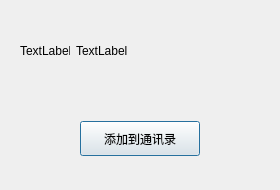
<?xml version="1.0" encoding="UTF-8"?>
<ui version="4.0">
 <class>FindSuccessDlg</class>
 <widget class="QDialog" name="FindSuccessDlg">
  <property name="geometry">
   <rect>
    <x>0</x>
    <y>0</y>
    <width>280</width>
    <height>190</height>
   </rect>
  </property>
  <property name="minimumSize">
   <size>
    <width>280</width>
    <height>190</height>
   </size>
  </property>
  <property name="maximumSize">
   <size>
    <width>280</width>
    <height>190</height>
   </size>
  </property>
  <property name="windowTitle">
   <string>Dialog</string>
  </property>
  <layout class="QVBoxLayout" name="verticalLayout">
   <item>
    <widget class="QWidget" name="widget" native="true">
     <layout class="QGridLayout" name="gridLayout">
      <item row="0" column="0">
       <widget class="QLabel" name="head_lb">
        <property name="minimumSize">
         <size>
          <width>50</width>
          <height>50</height>
         </size>
        </property>
        <property name="maximumSize">
         <size>
          <width>50</width>
          <height>50</height>
         </size>
        </property>
        <property name="text">
         <string>TextLabel</string>
        </property>
       </widget>
      </item>
      <item row="0" column="1">
       <widget class="QLabel" name="name_lb">
        <property name="text">
         <string>TextLabel</string>
        </property>
       </widget>
      </item>
      <item row="0" column="2">
       <spacer name="horizontalSpacer">
        <property name="orientation">
         <enum>Qt::Orientation::Horizontal</enum>
        </property>
        <property name="sizeHint" stdset="0">
         <size>
          <width>155</width>
          <height>20</height>
         </size>
        </property>
       </spacer>
      </item>
     </layout>
    </widget>
   </item>
   <item>
    <widget class="QWidget" name="widget_2" native="true">
     <layout class="QGridLayout" name="gridLayout_2">
      <item row="0" column="0">
       <widget class="ClickedBtn" name="add_friend_btn">
        <property name="maximumSize">
         <size>
          <width>120</width>
          <height>35</height>
         </size>
        </property>
        <property name="text">
         <string>添加到通讯录</string>
        </property>
       </widget>
      </item>
     </layout>
    </widget>
   </item>
  </layout>
 </widget>
 <customwidgets>
  <customwidget>
   <class>ClickedBtn</class>
   <extends>QPushButton</extends>
   <header location="global">clickedbtn.h</header>
  </customwidget>
 </customwidgets>
 <resources/>
 <connections/>
</ui>
